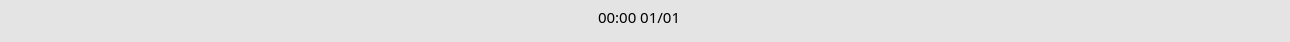
     <widget class="QFrame" name="base_statebar">
      <property name="styleSheet">
       <string notr="true">QFrame {
                                background-color: rgb(228, 228, 228)
                                }</string>
      </property>
      <property name="frameShape">
       <enum>QFrame::NoFrame</enum>
      </property>
      <property name="frameShadow">
       <enum>QFrame::Plain</enum>
      </property>
      <widget class="QWidget" name="horizontalLayoutWidget">
       <property name="geometry">
        <rect>
         <x>-1</x>
         <y>0</y>
         <width>1281</width>
         <height>33</height>
        </rect>
       </property>
       <layout class="QHBoxLayout" name="hstateLayout">
        <item>
         <widget class="QLabel" name="stateLabel_l">
          <property name="text">
           <string/>
          </property>
         </widget>
        </item>
        <item>
         <spacer name="hstatespace_l">
          <property name="orientation">
           <enum>Qt::Horizontal</enum>
          </property>
          <property name="sizeHint" stdset="0">
           <size>
            <width>40</width>
            <height>20</height>
           </size>
          </property>
         </spacer>
        </item>
        <item>
         <widget class="QLabel" name="stateLabel_datetime">
          <property name="font">
           <font>
            <family>微软雅黑</family>
            <pointsize>11</pointsize>
            <weight>50</weight>
            <bold>false</bold>
           </font>
          </property>
          <property name="text">
           <string>00:00 01/01</string>
          </property>
         </widget>
        </item>
        <item>
         <spacer name="hstatespace_r">
          <property name="orientation">
           <enum>Qt::Horizontal</enum>
          </property>
          <property name="sizeHint" stdset="0">
           <size>
            <width>40</width>
            <height>20</height>
           </size>
          </property>
         </spacer>
        </item>
        <item>
         <widget class="QLabel" name="stateLabel_r">
          <property name="text">
           <string/>
          </property>
         </widget>
        </item>
       </layout>
      </widget>
     </widget>
